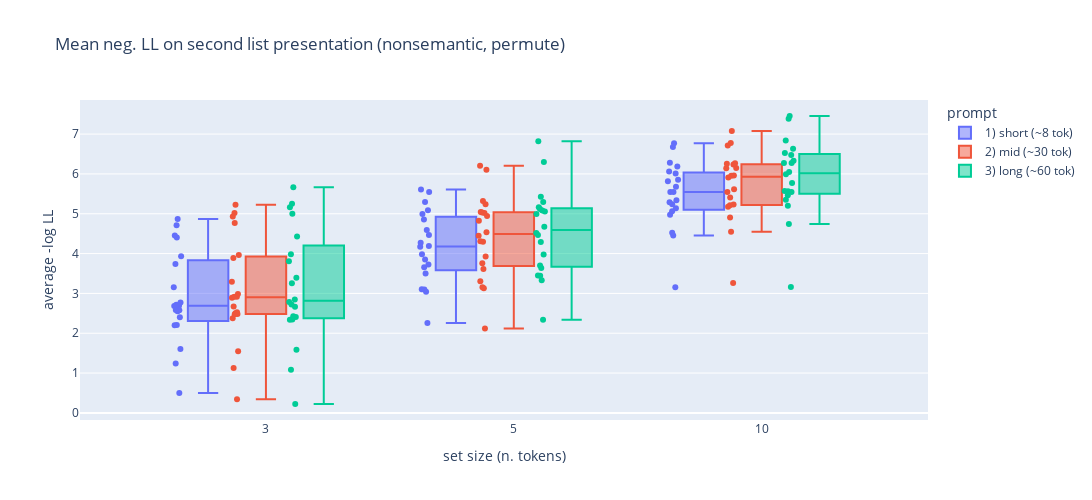

Here is the notebook cell this chart was saved with:
### Code cell
fig = px.box(dagg, x="set_size_", y="ppl_mean", points="all", color="prompt_", 
             hover_data=["token_list"], 
             labels={"set_size_": "set size (n. tokens)", "ppl_mean": "average -log LL",
                   "prompt_": "prompt", "second_list_": "word order", "ppl_diff": "loss diff (first-second)"},
            category_orders = {"prompt": ["short (~8 tok)", "mid (~30 tok)", "long (~60 tok)"]},
            width=figwidth, height=figheight,
            title="Mean neg. LL on second list presentation ({}, {})" \
                   .format(semlist, wordorder))
fig.update_xaxes(type='category')
fig.show()

### Figure 1 — Plotly figure (JSON) as saved in the notebook; plotly's stock layout.template omitted (floating-point values rounded to 4 significant figures; data arrays with more than 128 entries replaced by an {"elided": "..."} marker saying what was removed)
{"data": [{"alignmentgroup": "True", "boxpoints": "all", "customdata": {"elided": "60 rows, 377 str values in total"}, "hovertemplate": "prompt=1) short (~8 tok)<br>set size (n. tokens)=%{x}<br>average -log LL=%{y}<br>token_list=%{customdata[0]}<extra></extra>", "legendgroup": "1) short (~8 tok)", "marker": {"color": "#636efa"}, "name": "1) short (~8 tok)", "notched": false, "offsetgroup": "1) short (~8 tok)", "orientation": "v", "showlegend": true, "type": "box", "x": [3, 3, 3, 3, 3, 3, 3, 3, 3, 3, 3, 3, 3, 3, 3, 3, 3, 3, 3, 3, 5, 5, 5, 5, 5, 5, 5, 5, 5, 5, 5, 5, 5, 5, 5, 5, 5, 5, 5, 5, 10, 10, 10, 10, 10, 10, 10, 10, 10, 10, 10, 10, 10, 10, 10, 10, 10, 10, 10, 10], "x0": " ", "xaxis": "x", "y": [4.455, 2.579, 2.202, 0.5011, 4.406, 3.157, 1.602, 3.737, 2.692, 2.404, 2.685, 3.933, 2.716, 2.553, 1.242, 4.713, 2.21, 2.771, 2.585, 4.867, 5.61, 4.994, 3.658, 3.728, 3.042, 2.256, 3.106, 3.101, 3.5, 4.468, 5.543, 5.294, 4.853, 4.272, 3.985, 5.086, 3.851, 4.189, 4.173, 4.592, 6.188, 6.772, 3.157, 6.013, 5.338, 5.543, 5.289, 4.973, 5.546, 5.063, 6.676, 5.678, 4.453, 6.063, 5.856, 6.278, 4.52, 5.139, 5.241, 5.815], "y0": " ", "yaxis": "y"}, {"alignmentgroup": "True", "boxpoints": "all", "customdata": {"elided": "60 rows, 377 str values in total"}, "hovertemplate": "prompt=2) mid (~30 tok)<br>set size (n. tokens)=%{x}<br>average -log LL=%{y}<br>token_list=%{customdata[0]}<extra></extra>", "legendgroup": "2) mid (~30 tok)", "marker": {"color": "#EF553B"}, "name": "2) mid (~30 tok)", "notched": false, "offsetgroup": "2) mid (~30 tok)", "orientation": "v", "showlegend": true, "type": "box", "x": [3, 3, 3, 3, 3, 3, 3, 3, 3, 3, 3, 3, 3, 3, 3, 3, 3, 3, 3, 3, 5, 5, 5, 5, 5, 5, 5, 5, 5, 5, 5, 5, 5, 5, 5, 5, 5, 5, 5, 5, 10, 10, 10, 10, 10, 10, 10, 10, 10, 10, 10, 10, 10, 10, 10, 10, 10, 10, 10, 10], "x0": " ", "xaxis": "x", "y": [4.93, 2.89, 2.483, 0.3434, 4.771, 2.983, 1.545, 3.965, 2.915, 2.376, 3.294, 3.89, 2.913, 2.527, 1.13, 5.022, 2.477, 2.673, 2.505, 5.225, 6.206, 5.046, 3.93, 3.759, 3.127, 2.118, 3.306, 3.156, 3.612, 4.944, 6.102, 5.317, 5.032, 4.45, 4.822, 5.236, 4.298, 4.538, 4.308, 5.02, 6.265, 6.717, 3.262, 6.235, 5.616, 5.96, 5.547, 5.231, 5.908, 5.175, 7.078, 5.955, 4.551, 6.141, 6.149, 6.774, 4.904, 5.21, 5.41, 6.255], "y0": " ", "yaxis": "y"}, {"alignmentgroup": "True", "boxpoints": "all", "customdata": {"elided": "60 rows, 377 str values in total"}, "hovertemplate": "prompt=3) long (~60 tok)<br>set size (n. tokens)=%{x}<br>average -log LL=%{y}<br>token_list=%{customdata[0]}<extra></extra>", "legendgroup": "3) long (~60 tok)", "marker": {"color": "#00cc96"}, "name": "3) long (~60 tok)", "notched": false, "offsetgroup": "3) long (~60 tok)", "orientation": "v", "showlegend": true, "type": "box", "x": [3, 3, 3, 3, 3, 3, 3, 3, 3, 3, 3, 3, 3, 3, 3, 3, 3, 3, 3, 3, 5, 5, 5, 5, 5, 5, 5, 5, 5, 5, 5, 5, 5, 5, 5, 5, 5, 5, 5, 5, 10, 10, 10, 10, 10, 10, 10, 10, 10, 10, 10, 10, 10, 10, 10, 10, 10, 10, 10, 10], "x0": " ", "xaxis": "x", "y": [5.249, 3.254, 2.664, 0.2235, 4.998, 2.782, 1.587, 4.427, 2.719, 2.348, 3.395, 3.982, 3.805, 2.429, 1.086, 5.667, 2.849, 2.41, 2.341, 5.165, 6.818, 5.163, 3.98, 3.638, 3.331, 2.337, 3.443, 3.452, 3.702, 5.426, 6.3, 5.079, 5.118, 4.671, 5.059, 5.292, 4.289, 4.515, 4.469, 4.993, 6.526, 6.841, 3.164, 6.474, 5.771, 5.991, 5.563, 5.349, 6.048, 5.462, 7.454, 6.334, 4.74, 6.275, 6.277, 7.388, 5.2, 5.545, 5.57, 6.634], "y0": " ", "yaxis": "y"}], "layout": {"boxmode": "group", "height": 500, "legend": {"title": {"text": "prompt"}, "tracegroupgap": 0}, "title": {"text": "Mean neg. LL on second list presentation (nonsemantic, permute)"}, "width": 1200, "xaxis": {"anchor": "y", "autorange": true, "domain": [0, 1], "range": [-0.749, 2.671], "title": {"text": "set size (n. tokens)"}, "type": "category"}, "yaxis": {"anchor": "x", "autorange": true, "domain": [0, 1], "range": [-0.1782, 7.856], "title": {"text": "average -log LL"}, "type": "linear"}}}
